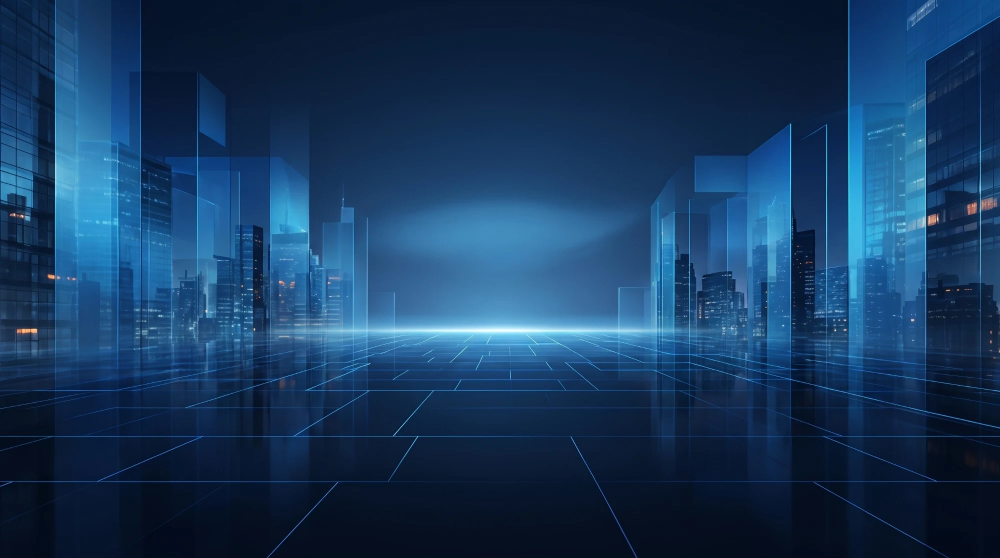
#> input picture assets/bg-city-src.webp, 2000 x 1116 px (shown at 1/2 size)
$ python city_mobile.py
#> lines starting #> are read from the running program, lines starting #| are printed output that depends on the picture
# Фон для телефона: из широкой картинки города вырезается пустая середина,
# левая и правая части города сдвигаются друг к другу (стык прячется за шкафом).
# Запуск из корня репозитория: python3 scripts/city_mobile.py
import os
import numpy as np
from PIL import Image

A = os.path.join(os.path.dirname(os.path.abspath(__file__)), '..', 'assets')
src = np.asarray(Image.open(os.path.join(A, 'bg-city-src.webp')).convert('RGB')).astype(float)
H, W, _ = src.shape
#> H = 1116; W = 2000
cut0, cut1, b = int(W * 0.36), int(W * 0.64), 60
#> cut0 = 720; cut1 = 1280; b = 60
t = np.linspace(0, 1, b)[None, :, None]
#> t = 60 values from 0 to 1
seam = src[:, cut0:cut0 + b] * (1 - t) + src[:, cut1 - b:cut1] * t
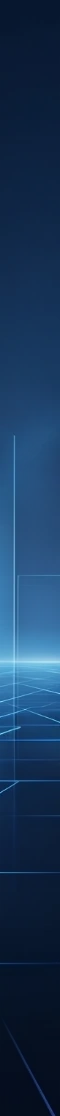
#> seam: shape (1116, 60, 3) float64; mean R, G, B 24.4, 54.5, 88.7
out = np.concatenate([src[:, :cut0], seam, src[:, cut1:]], axis=1)
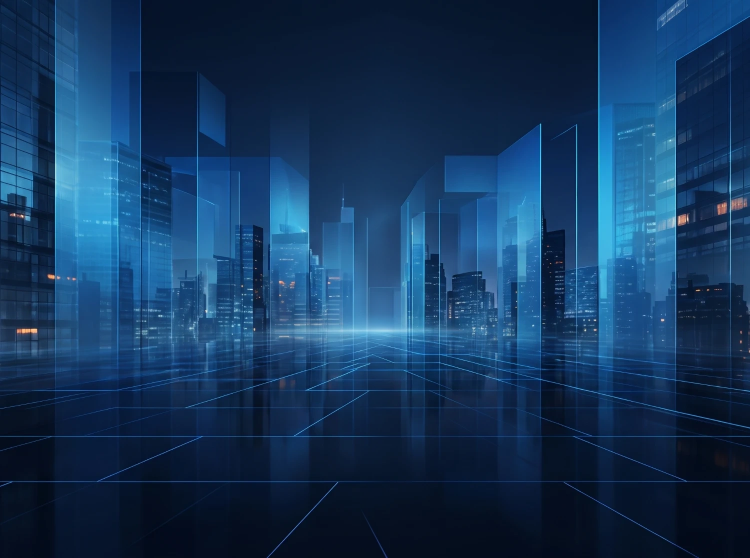
#> out: shape (1116, 1500, 3) float64 (shown at 1/2 size); mean R, G, B 20.5, 55, 91.8
img = Image.fromarray(np.clip(out, 0, 255).astype(np.uint8))
img = img.resize((1100, round(1100 * img.height / img.width)), Image.LANCZOS)
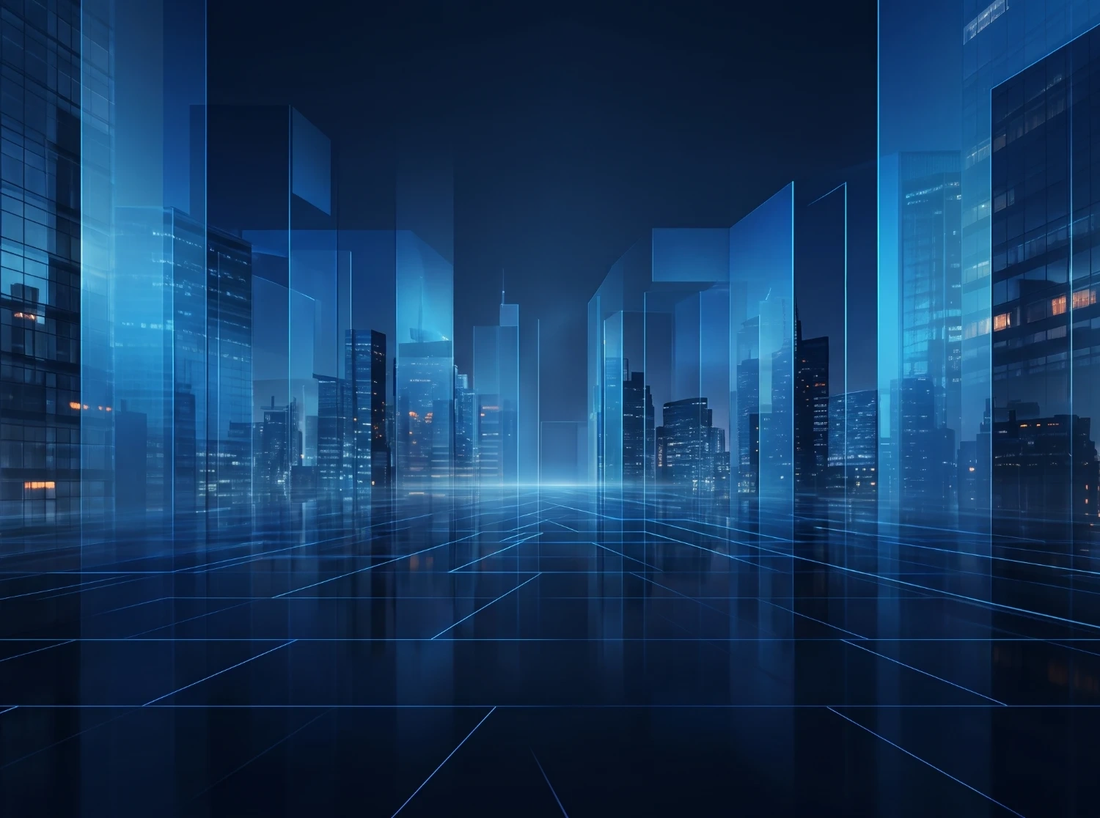
#> img: PIL image 1100x818 RGB; mean R, G, B 20.5, 54.9, 91.8
img.save(os.path.join(A, 'bg-city-mobile.webp'), quality=82, method=6)
print('bg-city-mobile', img.size, os.path.getsize(os.path.join(A, 'bg-city-mobile.webp')) // 1024, 'KB', 'aspect', round(img.width / img.height, 3))
#| bg-city-mobile (1100, 818) 44 KB aspect 1.345
